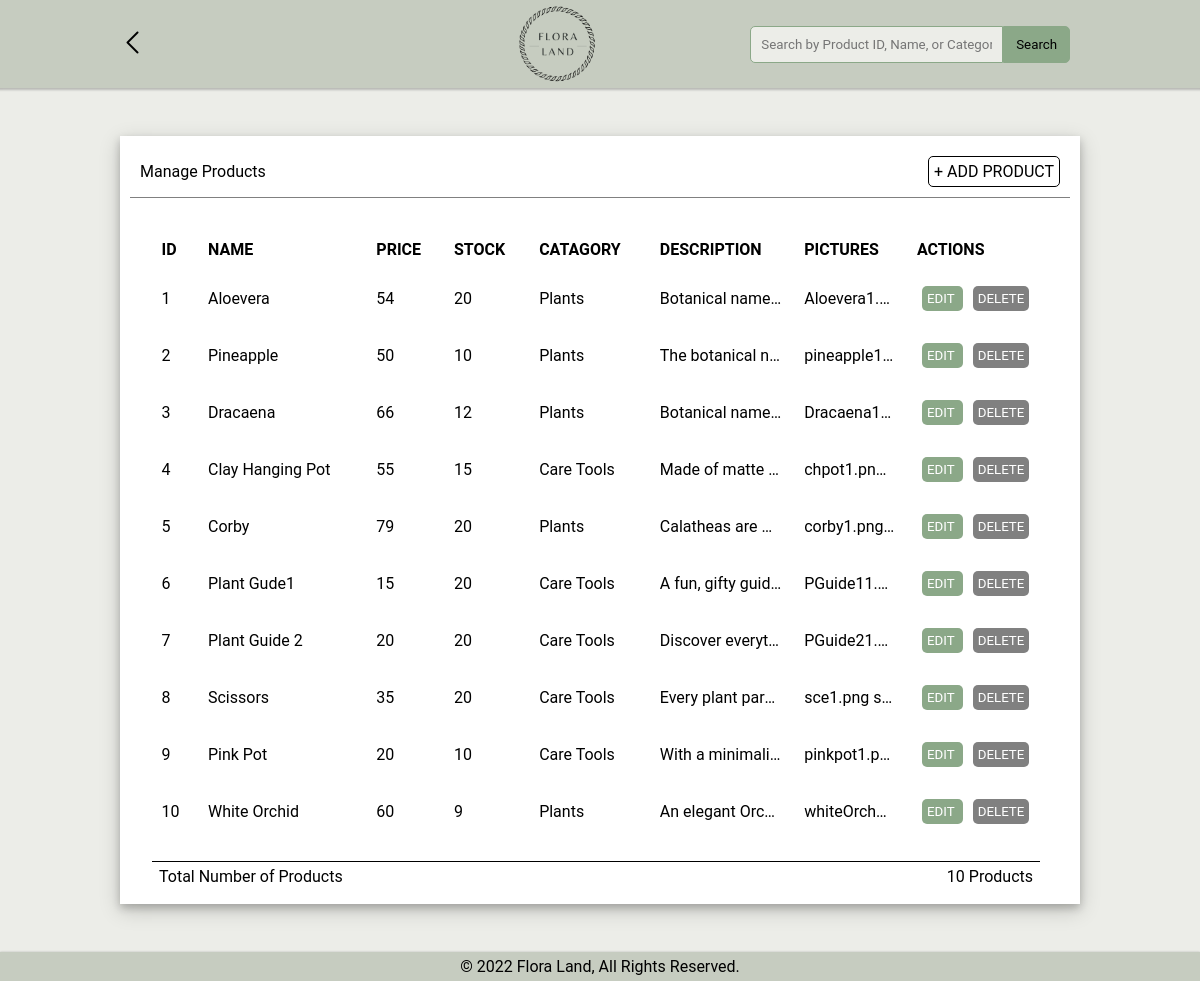
Screenshot of /Code/admin.php with the database file from the repository.
### tables this page shows
CREATE TABLE `products` (
  `PID` int(11) NOT NULL,
  `PName` varchar(30) NOT NULL,
  `PPrice` decimal(10,0) NOT NULL,
  `PStock` int(11) NOT NULL,
  `PCategory` varchar(30) NOT NULL,
  `P_Description` varchar(1000) NOT NULL,
  `Pic1` varchar(30) NOT NULL,
  `Pic2` varchar(30) NOT NULL,
  `Pic3` varchar(30) NOT NULL,
  `Pic4` varchar(30) NOT NULL,
  `Pic5` varchar(30) NOT NULL
);

### Code/admin.php (the view, shortened to what this page needs)
<!DOCTYPE html>
<html lang="en">
    <head>
        <link rel="stylesheet" type="text/css" href="admin-style-sheet.css">
    </head>
    <body>
        <header>
            <button class="back_button">
                <a href="admin-home.php"><img src="img/back.png" alt="Back Button" title="Back Button" width="25px" height="25px"></a>
            </button>
            <img src="img/logo.png" alt="Flora Land Logo" title="Flora Land Logo" width="70" height="70" class="logo">
            <form action="admin.php" method="post" autocomplete="on">
                <div class="searchbar">
                    <input  type="text" name="search" id="search" placeholder="Search by Product ID, Name, or Category" title="Search by Product ID, Name, or Category" size="25" autocomplete="on" value=""/>
                </div>
                <input type="submit" name="search_button" value="Search" class="search_button" title="Search Button"/>
            </form>
        </header>
        <main>
            <div class="panel_container">
                <div class="panel_title">
                    <p>Manage Products</p>
                    <a href="add_product.php" class="add_button" name="add_button">+ ADD PRODUCT</a>
                </div>
                <?php
                    if(isset($_POST['search_button']) )
                    {
                        $search_value = $_POST['search'];
                        $query = "SELECT * FROM products WHERE CONCAT(PID, PName, PCategory) LIKE '%".$search_value."%'";
                        $search_result = filterTable($query);
                    }
                    else
                    {
                    $query = "SELECT PID, PName, PPrice, PStock, PCategory, P_Description, Pic1, Pic2, Pic3, Pic4, Pic5 FROM products";
                    $search_result = filterTable($query);
                    }
                ?>
                <table>
                    <thead>
                        <tr>
                            <th>ID</th>
                            <th>NAME</th>
                            <th>PRICE</th>
                            <th>STOCK</th>
                            <th>CATAGORY</th>
                            <th>DESCRIPTION</th>
                            <th>PICTURES</th>
                            <th>ACTIONS</th>
                        </tr>
                    </thead>
                    <tbody>
                    <?php
                        if(mysqli_num_rows($search_result) > 0)
                        {
                            while($row = mysqli_fetch_assoc($search_result))
                            {
                    ?>
                        <tr>
                            <td><?php echo $row['PID'];?></td>
                            <td><?php echo $row['PName'];?></td>
                            <td><?php echo $row['PPrice'];?></td>
                            <td><?php echo $row['PStock'];?></td>
                            <td><?php echo $row['PCategory'];?></td>
                            <td style=" text-overflow: ellipsis;
                                        overflow: hidden;
                                        white-space: nowrap;
                                        max-height: 10px;
                                        max-width: 30px;
                                        line-clamp: 3;" title="<?php echo $row['P_Description'];?>">
                                <?php echo $row['P_Description'];?></td>
                            <td style=" text-overflow: ellipsis;
                                        overflow: hidden;
                                        white-space: nowrap;
                                        max-height: 10px;
                                        max-width: 30px;
                                        line-clamp: 3;" title="<?php echo $row['Pic1']." ".$row['Pic2']." ".$row['Pic3']." ".$row['Pic4']." ".$row['Pic5']." ";?>">
                                        <?php echo $row['Pic1']." ".$row['Pic2']." ".$row['Pic3']." ".$row['Pic4']." ".$row['Pic5']." ";?></td>
                            <td>
                            <form action="edit_product.php" method="post">
                                <button type="submit" name="edit_button" class="edit_button">EDIT</a>
                            </form>
                            <form action="code.php" method="post">
                                <button type="submit" name="delete_button" class="delete_button" onclick="checker()">DELETE</a>
                            </form>
                            </td>
                        </tr>
                    <?php
                            }
                        }
                        else{
                            echo "<p style='margin-left: 20px; color: grey;'>No Records Found.</p>";
                        }
                    function filterTable($query)
                    {
                        include('includes/db-con.php');
                        $filter_result = mysqli_query($conn, $query);
                        return $filter_result;
                    }
                    ?>
                        </tbody>
                </table>
                <div class="tinfo">Total Number of Products
                    <?php
                        $query = "SELECT PID FROM products ORDER BY PID";
                        $search_result = filterTable($query);
                        $rowi = mysqli_num_rows($search_result);
                        echo '<p>'.$rowi.' Products</p>';
                    ?>
                </div>
            </div>
        </main>
    </body>
</html>

### Code/admin-style-sheet.css (style rules this page uses)
* { box-sizing: border-box; margin: 0; padding: 0; font-family: "Roboto", sans-serif; }
body { background-color: #ecede8; }
header { display: flex; justify-content: space-between; align-items: center; padding: 1px 10%; box-shadow: 0px 0px 2px 2px rgba(0, 0, 0, 0.22); background-color: #c6ccc0; }
.logo { width: 9%; height: 9%; position: relative; left: 110px; }
.searchbar { display: inline-flex; }
.searchbar input { flex-grow: 1; padding: 10px; outline: none; border: 1.5px solid #8ba888; border-radius: 5px 0 0 5px; background: #ecede8; transition: background 0.25s, box-shadow 0.25s; }
.search_button { width: 5em; background-color: #8ba888; outline: none; border: 1.5px solid #8ba888; border-radius: 0 5px 5px 0; margin-right: 10px; }
.back_button { background-color: #c6ccc0; border: 0; }
main { margin: 0; padding: 0; justify-content: center; align-items: center; display: flex; }
.panel_container { min-height: 70vh; background: white; margin: 3em; width: 80%; box-shadow: 0px 4px 8px 0px rgba(0, 0, 0, 0.2), 0px 6px 20px 0px rgba(0, 0, 0, 0.19); display: flex; flex-direction: column; }
.panel_title { display: flex; align-items: center; justify-content: space-between; padding: 10px; margin: 10px; border-bottom: 1px grey solid; }
a { text-decoration: none; }
.add_button { background: white; color: black; text-align: center; border: 1px black solid; padding: 5px; border-radius: 5px; }
table { padding: 10px; margin: 10px; position: relative; left: 1%; }
td { text-align: left; padding: 10px; margin: 10px; }
th { text-align: left; padding: 10px; margin: 10px; }
.edit_button { background: #8ba888; color: white; text-align: center; padding: 5px; margin: 5px; border-radius: 5px; outline: none; border: none; }
.delete_button { background: grey; color: white; text-align: center; padding: 5px; margin: 5px; border-radius: 5px; outline: none; border: none; }
form { display: inline-flex; }
footer p { text-align: center; background-color: #c6ccc0; padding: 5px; box-shadow: 0px 0px 2px 0px rgba(0, 0, 0, 0.22); }
.tinfo { display: flex; align-items: center; justify-content: space-between; padding: 5px 7px 3px 7px; margin: 0px 2.5em 15px 2em; border-top: 1px solid black; }

### rows the page displays
products: PID "1", PName "Aloevera", PPrice "54", PStock "20", PCategory "Plants", P_Description "Botanical name…", Pic1 "Aloevera1.…"
products: PID "2", PName "Pineapple", PPrice "50", PStock "10", PCategory "Plants", P_Description "The botanical n…", Pic1 "pineapple1…"
products: PID "3", PName "Dracaena", PPrice "66", PStock "12", PCategory "Plants", P_Description "Botanical name…", Pic1 "Dracaena1…"
products: PID "4", PName "Clay Hanging Pot", PPrice "55", PStock "15", PCategory "Care Tools", P_Description "Made of matte…", Pic1 "chpot1.pn…"
products: PID "5", PName "Corby", PPrice "79", PStock "20", PCategory "Plants", P_Description "Calatheas are…", Pic1 "corby1.png…"
products: PID "6", PName "Plant Gude1", PPrice "15", PStock "20", PCategory "Care Tools", P_Description "A fun, gifty guid…", Pic1 "PGuide11.…"
products: PID "7", PName "Plant Guide 2", PPrice "20", PStock "20", PCategory "Care Tools", P_Description "Discover everyt…", Pic1 "PGuide21.…"
products: PID "8", PName "Scissors", PPrice "35", PStock "20", PCategory "Care Tools", P_Description "Every plant par…", Pic1 "sce1.png", Pic2 "s…"
products: PID "9", PName "Pink Pot", PPrice "20", PStock "10", PCategory "Care Tools", P_Description "With a minimali…", Pic1 "pinkpot1.p…"
products: PID "10", PName "White Orchid", PPrice "60", PStock "9", PCategory "Plants", P_Description "An elegant Orc…", Pic1 "whiteOrch…"

### other values shown
$rowi "10"
